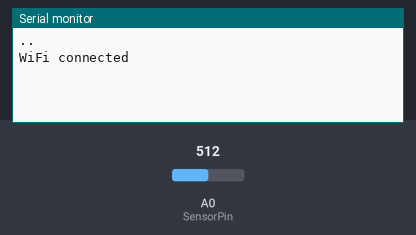
Recording of a sketch running on a simulated ESP8266 (NodeMCU). Parts: the last lines printed to the serial monitor. The test bench sets the inputs (shaded band); at power-on: A0 (SensorPin) = 512. WiFi joins after 1.5 s; servers stay silent unless stated; uploads are accepted with an empty reply.

Above: at 3.2 s.
3.3 s: A0 (SensorPin) set to 470
At 8.2 s:
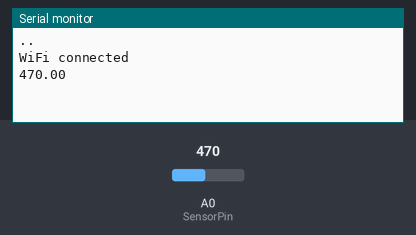
11.0 s: A0 (SensorPin) set to 490
At 13.4 s:
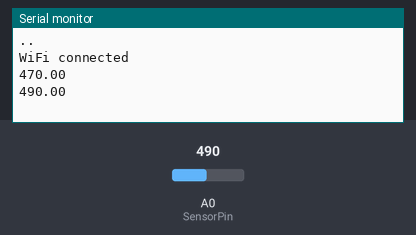

Measured:
- after the input at 3.3 s, the serial monitor: prints a new line after 3.7 s (image 1)
- after the input at 11.0 s, the serial monitor: prints a new line after 1.2 s (image 2)

The sketch:

FesteIpAdresseSendGet.ino
```cpp
#include <ESP8266WiFi.h>
#include <WiFiClient.h>
#include <ESP8266HTTPClient.h>

HTTPClient sender;
WiFiClient wifiClient;

const char* ssid     = "Pfotenweg4G";
const char* password = "12DAN879888";
void setup() {
  #define SensorPin A0

  Serial.begin(115000);
  delay(10);

  IPAddress ip(192, 168,2, 97);
  IPAddress gateway(192, 168, 2, 10);
  IPAddress subnet(255, 255, 255, 0);
  IPAddress dns(192, 168, 2, 10);
  WiFi.config(ip, dns, subnet);
  WiFi.begin(ssid, password);

  while (WiFi.status() != WL_CONNECTED) {
    delay(1000);
    Serial.print(".");
  }
  Serial.println("");
  Serial.println("WiFi connected");
}

void loop() {
  delay(5000);
  //feuchtigkeitsmesser
  float sensorValue = analogRead(SensorPin);
  String zustand = "";
  Serial.println(sensorValue);
  if(sensorValue > 480){
    zustand = "ON";
  }else{
    zustand = "OFF";
  }


  if (sender.begin(wifiClient, "http://192.168.2.98/RELAY=" + zustand)) {

    // HTTP-Code der Response speichern
    int httpCode = sender.GET();

    if (httpCode > 0) {
      if (httpCode == HTTP_CODE_OK) {
        String payload = sender.getString();
        Serial.println(payload);
      }
    }else{
      // Falls HTTP-Error
      Serial.printf("HTTP-Error: ", sender.errorToString(httpCode).c_str());
    }
    // Wenn alles abgeschlossen ist, wird die Verbindung wieder beendet
    sender.end();

  }else {
    Serial.printf("HTTP-Verbindung konnte nicht hergestellt werden!");
  }
}
```
